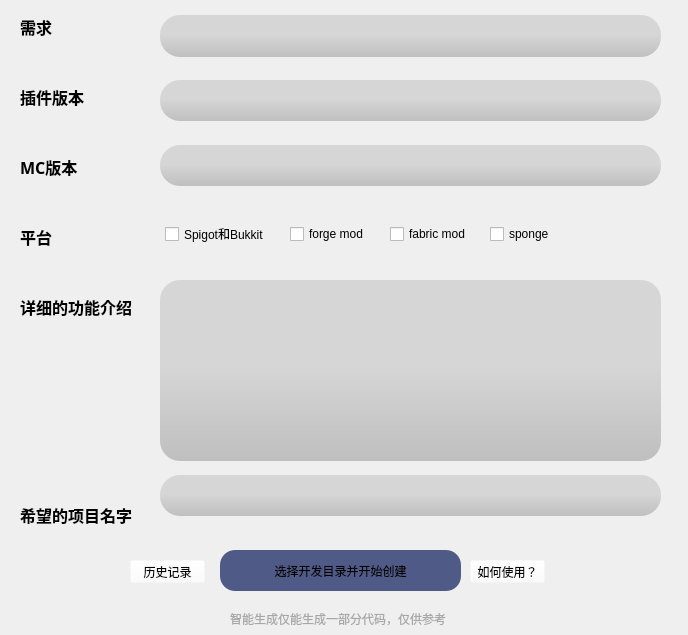
<?xml version="1.0" encoding="UTF-8"?>
<ui version="4.0">
 <class>AiBukkit</class>
 <widget class="QMainWindow" name="AiBukkit">
  <property name="geometry">
   <rect>
    <x>0</x>
    <y>0</y>
    <width>688</width>
    <height>635</height>
   </rect>
  </property>
  <property name="windowTitle">
   <string>AI Bukkit 主界面</string>
  </property>
  <property name="windowIcon">
   <iconset>
    <normaloff>logo.ico</normaloff>logo.ico</iconset>
  </property>
  <widget class="QWidget" name="centralwidget">
   <widget class="QLabel" name="text_info">
    <property name="geometry">
     <rect>
      <x>20</x>
      <y>15</y>
      <width>141</width>
      <height>521</height>
     </rect>
    </property>
    <property name="font">
     <font>
      <family>Microsoft YaHei</family>
      <pointsize>13</pointsize>
     </font>
    </property>
    <property name="text">
     <string>&lt;!DOCTYPE HTML PUBLIC &quot;-//W3C//DTD HTML 4.0//EN&quot; &quot;http://www.w3.org/TR/REC-html40/strict.dtd&quot;&gt;
&lt;html&gt;&lt;head&gt;&lt;meta name=&quot;qrichtext&quot; content=&quot;1&quot; /&gt;&lt;style type=&quot;text/css&quot;&gt;
p, li { white-space: pre-wrap; }
&lt;/style&gt;&lt;/head&gt;&lt;body style=&quot; font-family:'Microsoft YaHei'; font-size:13pt; font-weight:400; font-style:normal;&quot;&gt;
&lt;p style=&quot; margin-top:0px; margin-bottom:0px; margin-left:0px; margin-right:0px; -qt-block-indent:0; text-indent:0px;&quot;&gt;&lt;span style=&quot; font-size:12pt; font-weight:600;&quot;&gt;需求&lt;/span&gt;&lt;/p&gt;
&lt;p style=&quot;-qt-paragraph-type:empty; margin-top:0px; margin-bottom:0px; margin-left:0px; margin-right:0px; -qt-block-indent:0; text-indent:0px; font-size:12pt; font-weight:600;&quot;&gt;&lt;br /&gt;&lt;/p&gt;
&lt;p style=&quot;-qt-paragraph-type:empty; margin-top:0px; margin-bottom:0px; margin-left:0px; margin-right:0px; -qt-block-indent:0; text-indent:0px; font-size:12pt; font-weight:600;&quot;&gt;&lt;br /&gt;&lt;/p&gt;
&lt;p style=&quot; margin-top:0px; margin-bottom:0px; margin-left:0px; margin-right:0px; -qt-block-indent:0; text-indent:0px;&quot;&gt;&lt;span style=&quot; font-size:12pt; font-weight:600;&quot;&gt;插件版本&lt;/span&gt;&lt;/p&gt;
&lt;p style=&quot;-qt-paragraph-type:empty; margin-top:0px; margin-bottom:0px; margin-left:0px; margin-right:0px; -qt-block-indent:0; text-indent:0px; font-size:12pt; font-weight:600;&quot;&gt;&lt;br /&gt;&lt;/p&gt;
&lt;p style=&quot;-qt-paragraph-type:empty; margin-top:0px; margin-bottom:0px; margin-left:0px; margin-right:0px; -qt-block-indent:0; text-indent:0px; font-size:12pt; font-weight:600;&quot;&gt;&lt;br /&gt;&lt;/p&gt;
&lt;p style=&quot; margin-top:0px; margin-bottom:0px; margin-left:0px; margin-right:0px; -qt-block-indent:0; text-indent:0px;&quot;&gt;&lt;span style=&quot; font-size:12pt; font-weight:600;&quot;&gt;MC版本&lt;/span&gt;&lt;/p&gt;
&lt;p style=&quot;-qt-paragraph-type:empty; margin-top:0px; margin-bottom:0px; margin-left:0px; margin-right:0px; -qt-block-indent:0; text-indent:0px; font-size:12pt; font-weight:600;&quot;&gt;&lt;br /&gt;&lt;/p&gt;
&lt;p style=&quot;-qt-paragraph-type:empty; margin-top:0px; margin-bottom:0px; margin-left:0px; margin-right:0px; -qt-block-indent:0; text-indent:0px; font-size:12pt; font-weight:600;&quot;&gt;&lt;br /&gt;&lt;/p&gt;
&lt;p style=&quot; margin-top:0px; margin-bottom:0px; margin-left:0px; margin-right:0px; -qt-block-indent:0; text-indent:0px;&quot;&gt;&lt;span style=&quot; font-size:12pt; font-weight:600;&quot;&gt;平台&lt;/span&gt;&lt;/p&gt;
&lt;p style=&quot;-qt-paragraph-type:empty; margin-top:0px; margin-bottom:0px; margin-left:0px; margin-right:0px; -qt-block-indent:0; text-indent:0px; font-size:12pt; font-weight:600;&quot;&gt;&lt;br /&gt;&lt;/p&gt;
&lt;p style=&quot;-qt-paragraph-type:empty; margin-top:0px; margin-bottom:0px; margin-left:0px; margin-right:0px; -qt-block-indent:0; text-indent:0px; font-size:12pt; font-weight:600;&quot;&gt;&lt;br /&gt;&lt;/p&gt;
&lt;p style=&quot; margin-top:0px; margin-bottom:0px; margin-left:0px; margin-right:0px; -qt-block-indent:0; text-indent:0px;&quot;&gt;&lt;span style=&quot; font-size:12pt; font-weight:600;&quot;&gt;详细的功能介绍&lt;/span&gt;&lt;/p&gt;
&lt;p style=&quot;-qt-paragraph-type:empty; margin-top:0px; margin-bottom:0px; margin-left:0px; margin-right:0px; -qt-block-indent:0; text-indent:0px; font-size:12pt; font-weight:600;&quot;&gt;&lt;br /&gt;&lt;/p&gt;
&lt;p style=&quot;-qt-paragraph-type:empty; margin-top:0px; margin-bottom:0px; margin-left:0px; margin-right:0px; -qt-block-indent:0; text-indent:0px; font-size:12pt; font-weight:600;&quot;&gt;&lt;br /&gt;&lt;/p&gt;
&lt;p style=&quot;-qt-paragraph-type:empty; margin-top:0px; margin-bottom:0px; margin-left:0px; margin-right:0px; -qt-block-indent:0; text-indent:0px; font-size:12pt; font-weight:600;&quot;&gt;&lt;br /&gt;&lt;/p&gt;
&lt;p style=&quot;-qt-paragraph-type:empty; margin-top:0px; margin-bottom:0px; margin-left:0px; margin-right:0px; -qt-block-indent:0; text-indent:0px; font-size:12pt; font-weight:600;&quot;&gt;&lt;br /&gt;&lt;/p&gt;
&lt;p style=&quot;-qt-paragraph-type:empty; margin-top:0px; margin-bottom:0px; margin-left:0px; margin-right:0px; -qt-block-indent:0; text-indent:0px; font-size:12pt; font-weight:600;&quot;&gt;&lt;br /&gt;&lt;/p&gt;
&lt;p style=&quot;-qt-paragraph-type:empty; margin-top:0px; margin-bottom:0px; margin-left:0px; margin-right:0px; -qt-block-indent:0; text-indent:0px; font-size:12pt; font-weight:600;&quot;&gt;&lt;br /&gt;&lt;/p&gt;
&lt;p style=&quot;-qt-paragraph-type:empty; margin-top:0px; margin-bottom:0px; margin-left:0px; margin-right:0px; -qt-block-indent:0; text-indent:0px; font-size:12pt; font-weight:600;&quot;&gt;&lt;br /&gt;&lt;/p&gt;
&lt;p style=&quot;-qt-paragraph-type:empty; margin-top:0px; margin-bottom:0px; margin-left:0px; margin-right:0px; -qt-block-indent:0; text-indent:0px; font-size:12pt; font-weight:600;&quot;&gt;&lt;br /&gt;&lt;/p&gt;
&lt;p style=&quot; margin-top:0px; margin-bottom:0px; margin-left:0px; margin-right:0px; -qt-block-indent:0; text-indent:0px;&quot;&gt;&lt;span style=&quot; font-size:12pt; font-weight:600;&quot;&gt;希望的项目名字&lt;/span&gt;&lt;/p&gt;
&lt;p style=&quot;-qt-paragraph-type:empty; margin-top:0px; margin-bottom:0px; margin-left:0px; margin-right:0px; -qt-block-indent:0; text-indent:0px; font-size:12pt; font-weight:600;&quot;&gt;&lt;br /&gt;&lt;/p&gt;&lt;/body&gt;&lt;/html&gt;</string>
    </property>
    <property name="textFormat">
     <enum>Qt::MarkdownText</enum>
    </property>
   </widget>
   <widget class="QLineEdit" name="need_input">
    <property name="geometry">
     <rect>
      <x>160</x>
      <y>15</y>
      <width>501</width>
      <height>42</height>
     </rect>
    </property>
    <property name="styleSheet">
     <string notr="true">background-color: qlineargradient(spread:pad, x1:1, y1:0.46, x2:1, y2:1, stop:0.0113636 rgba(214, 214, 214, 255), stop:1 rgba(191, 191, 191, 255));
border-radius: 20px;
font: 75 9pt &quot;Microsoft YaHei UI&quot;;
color: rgb(16, 16, 88);
</string>
    </property>
    <property name="text">
     <string/>
    </property>
   </widget>
   <widget class="QLineEdit" name="version_input">
    <property name="geometry">
     <rect>
      <x>160</x>
      <y>80</y>
      <width>501</width>
      <height>41</height>
     </rect>
    </property>
    <property name="styleSheet">
     <string notr="true">background-color: qlineargradient(spread:pad, x1:1, y1:0.46, x2:1, y2:1, stop:0.0113636 rgba(214, 214, 214, 255), stop:1 rgba(191, 191, 191, 255));
border-radius: 20px;
font: 75 9pt &quot;Microsoft YaHei UI&quot;;
color: rgb(16, 16, 88);
</string>
    </property>
    <property name="text">
     <string/>
    </property>
   </widget>
   <widget class="QLineEdit" name="mcversion_input">
    <property name="geometry">
     <rect>
      <x>160</x>
      <y>145</y>
      <width>501</width>
      <height>41</height>
     </rect>
    </property>
    <property name="styleSheet">
     <string notr="true">background-color: qlineargradient(spread:pad, x1:1, y1:0.46, x2:1, y2:1, stop:0.0113636 rgba(214, 214, 214, 255), stop:1 rgba(191, 191, 191, 255));
border-radius: 20px;
font: 75 9pt &quot;Microsoft YaHei UI&quot;;
color: rgb(16, 16, 88);
</string>
    </property>
    <property name="text">
     <string/>
    </property>
   </widget>
   <widget class="QLineEdit" name="project_name_input">
    <property name="geometry">
     <rect>
      <x>160</x>
      <y>475</y>
      <width>501</width>
      <height>41</height>
     </rect>
    </property>
    <property name="styleSheet">
     <string notr="true">background-color: qlineargradient(spread:pad, x1:1, y1:0.46, x2:1, y2:1, stop:0.0113636 rgba(214, 214, 214, 255), stop:1 rgba(191, 191, 191, 255));
border-radius: 20px;
font: 75 9pt &quot;Microsoft YaHei UI&quot;;
color: rgb(16, 16, 88);
</string>
    </property>
    <property name="text">
     <string/>
    </property>
   </widget>
   <widget class="QPushButton" name="push_button">
    <property name="geometry">
     <rect>
      <x>220</x>
      <y>550</y>
      <width>241</width>
      <height>41</height>
     </rect>
    </property>
    <property name="styleSheet">
     <string notr="true">background-color: rgb(80, 90, 134);
selection-color: rgb(149, 169, 234);
selection-background-color: rgb(146, 170, 206);
border-radius: 15px;</string>
    </property>
    <property name="text">
     <string>选择开发目录并开始创建</string>
    </property>
   </widget>
   <widget class="QCheckBox" name="is_bukkit">
    <property name="geometry">
     <rect>
      <x>165</x>
      <y>226</y>
      <width>101</width>
      <height>16</height>
     </rect>
    </property>
    <property name="text">
     <string>Spigot和Bukkit</string>
    </property>
   </widget>
   <widget class="QCheckBox" name="is_forge">
    <property name="geometry">
     <rect>
      <x>290</x>
      <y>226</y>
      <width>81</width>
      <height>16</height>
     </rect>
    </property>
    <property name="text">
     <string>forge mod</string>
    </property>
   </widget>
   <widget class="QCheckBox" name="is_fabric">
    <property name="geometry">
     <rect>
      <x>390</x>
      <y>226</y>
      <width>81</width>
      <height>16</height>
     </rect>
    </property>
    <property name="text">
     <string>fabric mod</string>
    </property>
   </widget>
   <widget class="QCheckBox" name="is_sponge">
    <property name="geometry">
     <rect>
      <x>490</x>
      <y>226</y>
      <width>61</width>
      <height>16</height>
     </rect>
    </property>
    <property name="text">
     <string>sponge</string>
    </property>
   </widget>
   <widget class="QTextEdit" name="info_input">
    <property name="geometry">
     <rect>
      <x>160</x>
      <y>280</y>
      <width>501</width>
      <height>181</height>
     </rect>
    </property>
    <property name="styleSheet">
     <string notr="true">background-color: qlineargradient(spread:pad, x1:1, y1:0.46, x2:1, y2:1, stop:0.0113636 rgba(214, 214, 214, 255), stop:1 rgba(191, 191, 191, 255));
border-radius: 20px;
font: 75 9pt &quot;Microsoft YaHei UI&quot;;
color: rgb(16, 16, 88);
</string>
    </property>
   </widget>
   <widget class="QPushButton" name="help_text">
    <property name="geometry">
     <rect>
      <x>470</x>
      <y>560</y>
      <width>75</width>
      <height>23</height>
     </rect>
    </property>
    <property name="styleSheet">
     <string notr="true">background-color: rgba(255, 255, 255, 0);</string>
    </property>
    <property name="text">
     <string>如何使用？</string>
    </property>
   </widget>
   <widget class="QLabel" name="label">
    <property name="geometry">
     <rect>
      <x>230</x>
      <y>610</y>
      <width>261</width>
      <height>16</height>
     </rect>
    </property>
    <property name="text">
     <string>&lt;html&gt;&lt;head/&gt;&lt;body&gt;&lt;p&gt;&lt;span style=&quot; color:#a7a7a7;&quot;&gt;智能生成仅能生成一部分代码，仅供参考&lt;/span&gt;&lt;/p&gt;&lt;/body&gt;&lt;/html&gt;</string>
    </property>
   </widget>
   <widget class="QPushButton" name="history_button">
    <property name="geometry">
     <rect>
      <x>130</x>
      <y>560</y>
      <width>75</width>
      <height>23</height>
     </rect>
    </property>
    <property name="styleSheet">
     <string notr="true">background-color: rgba(255, 255, 255, 0);</string>
    </property>
    <property name="text">
     <string>历史记录</string>
    </property>
   </widget>
   <zorder>info_input</zorder>
   <zorder>text_info</zorder>
   <zorder>need_input</zorder>
   <zorder>version_input</zorder>
   <zorder>mcversion_input</zorder>
   <zorder>project_name_input</zorder>
   <zorder>push_button</zorder>
   <zorder>is_bukkit</zorder>
   <zorder>is_forge</zorder>
   <zorder>is_fabric</zorder>
   <zorder>is_sponge</zorder>
   <zorder>help_text</zorder>
   <zorder>label</zorder>
   <zorder>history_button</zorder>
  </widget>
 </widget>
 <resources/>
 <connections/>
</ui>
